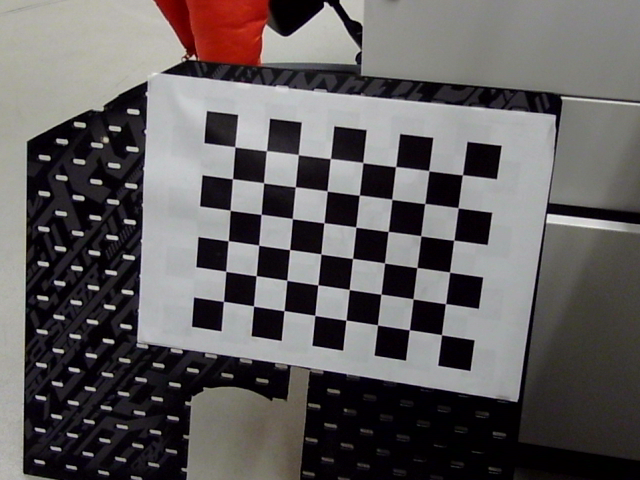
#> input picture calib_imgs/img_000.png, 640 x 480 px; its folder holds only this picture in this run
$ python cali.py
#> lines starting #> are read from the running program, lines starting #| are printed output that depends on the picture; after the words box and inside, x2 and y2 are one past the last pixel; in counts of white or black regions, pixels touching at a corner belong together; long printed decimals are rounded
# calibrate_camera.py
import cv2
import numpy as np
import glob
import yaml

# 棋盘格参数
CHECKERBOARD = (8, 6)
SQUARE_SIZE = 0.025  # 单位：米

# 构建世界坐标点
objp = np.zeros((CHECKERBOARD[0]*CHECKERBOARD[1], 3), np.float32)
objp[:, :2] = np.mgrid[0:CHECKERBOARD[0], 0:CHECKERBOARD[1]].T.reshape(-1, 2)
objp *= SQUARE_SIZE

objpoints = []  # 3d 点
imgpoints = []  # 2d 点

images = glob.glob('calib_imgs/*.png')

for fname in images:
    img = cv2.imread(fname)
#> img is the input picture: shape (480, 640, 3); mean B, G, R 93.9, 93.7, 97.6
    gray = cv2.cvtColor(img, cv2.COLOR_BGR2GRAY)
    ret, corners = cv2.findChessboardCorners(gray, CHECKERBOARD, None)
#> ret = True; corners = 48 rows, first 8: [234.9, 146.8], [266.4, 150.7], [298.3, 154.6], [330.3, 158.5], [362.9, 162.7], [395.6, 166.6], [428.8, 170.7], [462.5, 174.7]

    if ret:
        objpoints.append(objp)
        imgpoints.append(corners)
        cv2.drawChessboardCorners(img, CHECKERBOARD, corners, ret)
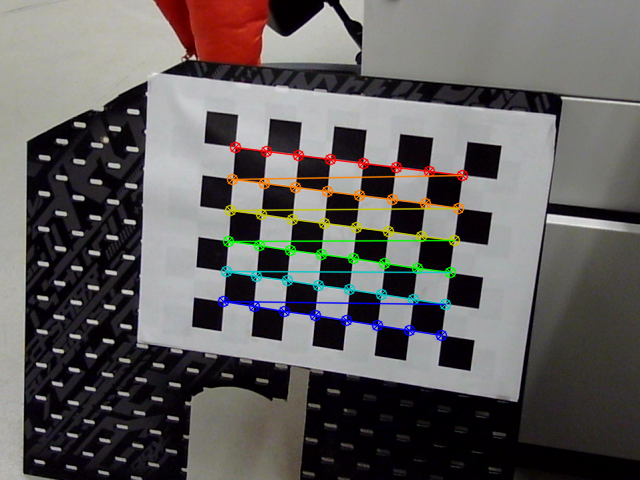
#> img: shape (480, 640, 3); 3.58% of pixels changed, all inside (x1, y1, x2, y2) = (217, 141, 469, 342)
        cv2.imshow('Corners', img)
        cv2.waitKey(200)

cv2.destroyAllWindows()

ret, K, dist, rvecs, tvecs = cv2.calibrateCamera(objpoints, imgpoints, gray.shape[::-1], None, None)
#> ret = 0.118; K = [[1178.7, 0, 210.9], [0, 1207.8, 219.6], [0, 0, 1]]; dist = [[0.923, -17.62, -0.00602, -0.0375, 160.9]]; rvecs = ([0.28, 0.223, 0.102],); tvecs = ([0.0188, -0.0551, 0.917],)

print("Camera matrix:\n", K)
#| Camera matrix:
#|  [[1.17869445e+03 0.00000000e+00 2.10886524e+02]
#|  [0.00000000e+00 1.20777144e+03 2.19590046e+02]
#|  [0.00000000e+00 0.00000000e+00 1.00000000e+00]]
print("Distortion coefficients:\n", dist)
#| Distortion coefficients:
#|  [[ 9.23210677e-01 -1.76152796e+01 -6.02119120e-03 -3.75148178e-02
#|    1.60935823e+02]]

# 保存为 YAML
data = {
    'camera_matrix': {'rows': 3, 'cols': 3, 'data': K.flatten().tolist()},
    'distortion_coefficients': {'data': dist.flatten().tolist()}
}
with open("camera.yaml", "w") as f:
    yaml.dump(data, f)

$ run again, on calib_imgs/img_004.png
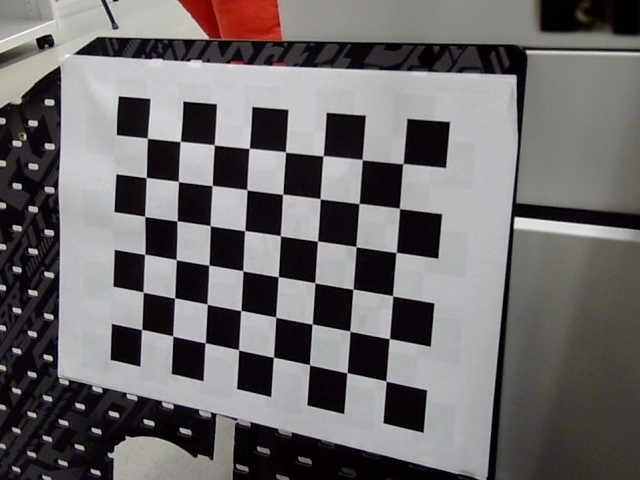
#> input picture calib_imgs/img_004.png, 640 x 480 px
#> img is the input picture: shape (480, 640, 3); mean B, G, R 107.4, 106.7, 109.9
#> `ret, corners = cv2.findChessboardCorners(gray, CHECKERBOARD, None)`: ret = True; corners = 48 rows, first 8: [147.4, 138.1], [180.4, 141.2], [214.3, 145], [249.1, 148.2], [285.6, 152.2], [322.9, 155.9], [362.2, 159.8], [403, 163.6]
#> `cv2.drawChessboardCorners(img, CHECKERBOARD, corners, ret)`:
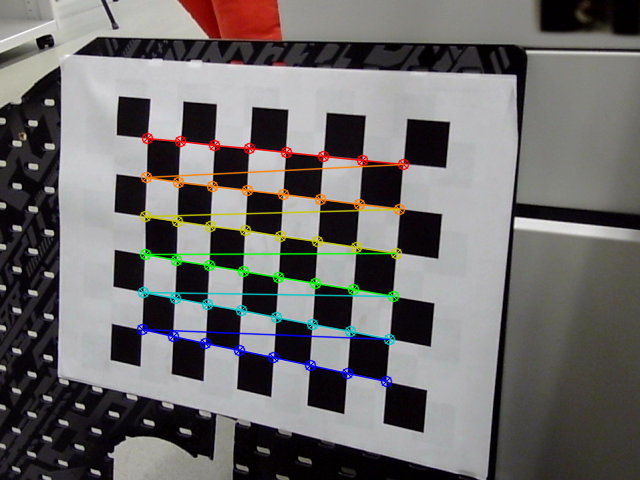
#> img: shape (480, 640, 3); 3.92% of pixels changed, all inside (x1, y1, x2, y2) = (136, 132, 410, 388)
#> `ret, K, dist, rvecs, tvecs = cv2.calibrateCamera(objpoints, imgpoints,..`: ret = 0.229; K = [[640.8, 0, 345.3], [0, 674.3, 203.8], [0, 0, 1]]; dist = [[0.182, -1.25, -0.00241, 0.00165, 3.53]]; rvecs = ([0.116, 0.333, 0.0929],); tvecs = ([-0.131, -0.0413, 0.429],)
#| Camera matrix:
#|  [[640.811   0.         345.277]
#|  [  0.         674.290  203.790]
#|  [  0.           0.           1.        ]]
#| Distortion coefficients:
#|  [[ 1.82251723e-01 -1.24539633e+00 -2.40687605e-03  1.65402034e-03
#|    3.53495677e+00]]

$ run again, on calib_imgs/img_005.png
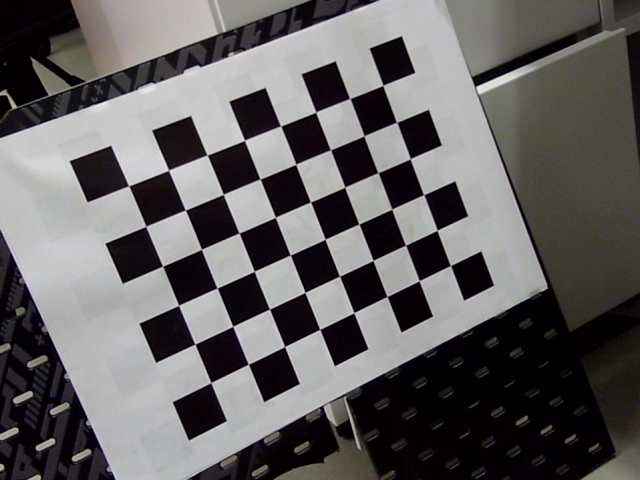
#> input picture calib_imgs/img_005.png, 640 x 480 px
#> img is the input picture: shape (480, 640, 3); mean B, G, R 96.5, 96.5, 98.6
#> `ret, corners = cv2.findChessboardCorners(gray, CHECKERBOARD, None)`: ret = True; corners = 48 rows, first 8: [128.7, 185.8], [168.6, 170.2], [207.2, 155.2], [244.5, 140.3], [280.7, 126.1], [315.6, 112.2], [349.9, 98.59], [382.9, 85.43]
#> `cv2.drawChessboardCorners(img, CHECKERBOARD, corners, ret)`:
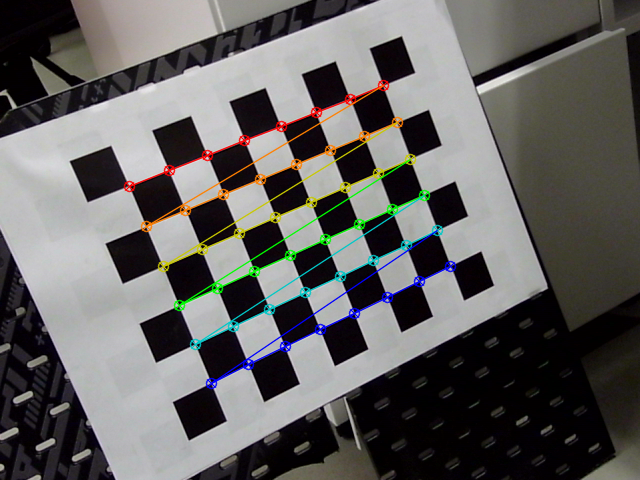
#> img: shape (480, 640, 3); 3.83% of pixels changed, all inside (x1, y1, x2, y2) = (123, 79, 457, 390)
#> `ret, K, dist, rvecs, tvecs = cv2.calibrateCamera(objpoints, imgpoints,..`: ret = 0.115; K = [[964.7, 0, 301.2], [0, 962.7, 230.7], [0, 0, 1]]; dist = [[0.0954, 0.924, -0.00224, -0.011, -30.19]]; rvecs = ([0.0526, -0.362, -0.392],); tvecs = ([-0.0985, -0.0257, 0.556],)
#| Camera matrix:
#|  [[964.664   0.         301.163]
#|  [  0.         962.705  230.703 ]
#|  [  0.           0.           1.        ]]
#| Distortion coefficients:
#|  [[ 9.53874531e-02  9.24171572e-01 -2.23876498e-03 -1.10202125e-02
#|   -3.01935528e+01]]

$ run again, on calib_imgs/img_006.png
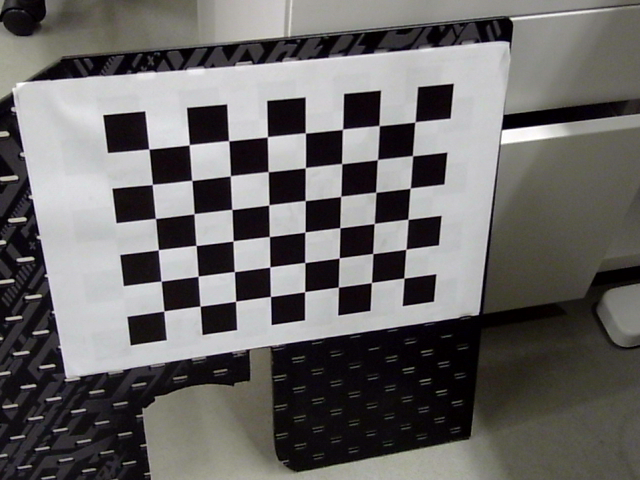
#> input picture calib_imgs/img_006.png, 640 x 480 px
#> img is the input picture: shape (480, 640, 3); mean B, G, R 102.3, 103.4, 105.6
#> `ret, corners = cv2.findChessboardCorners(gray, CHECKERBOARD, None)`: ret = True; corners = 48 rows, first 8: [148.8, 149], [189.1, 144.8], [228.7, 140.8], [267.4, 136.8], [305.4, 133], [342.5, 129.2], [379.1, 125.6], [414.9, 122]
#> `cv2.drawChessboardCorners(img, CHECKERBOARD, corners, ret)`:
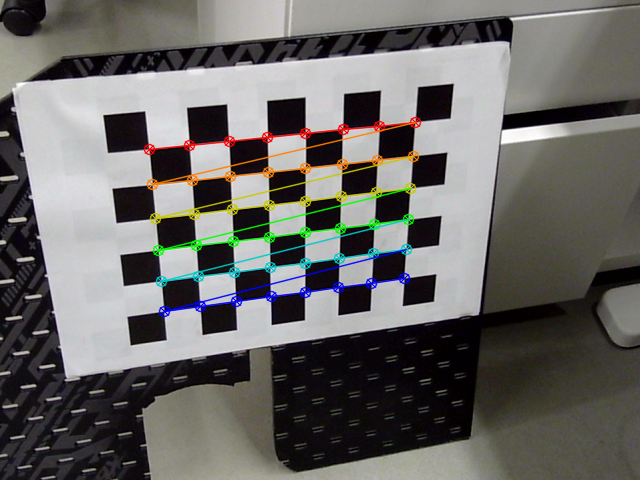
#> img: shape (480, 640, 3); 3.89% of pixels changed, all inside (x1, y1, x2, y2) = (143, 116, 422, 318)
#> `ret, K, dist, rvecs, tvecs = cv2.calibrateCamera(objpoints, imgpoints,..`: ret = 0.203; K = [[1066.5, 0, 320.6], [0, 1163.9, 233.3], [0, 0, 1]]; dist = [[0.221, -12.18, 0.0018, -0.0335, 266.2]]; rvecs = ([0.658, -0.199, -0.0534],); tvecs = ([-0.108, -0.0488, 0.682],)
#| Camera matrix:
#|  [[1.06646694e+03 0.00000000e+00 3.20637434e+02]
#|  [0.00000000e+00 1.16393269e+03 2.33275503e+02]
#|  [0.00000000e+00 0.00000000e+00 1.00000000e+00]]
#| Distortion coefficients:
#|  [[ 2.20650321e-01 -1.21834304e+01  1.79651723e-03 -3.35418007e-02
#|    2.66158987e+02]]

$ run again, on calib_imgs/img_001.png
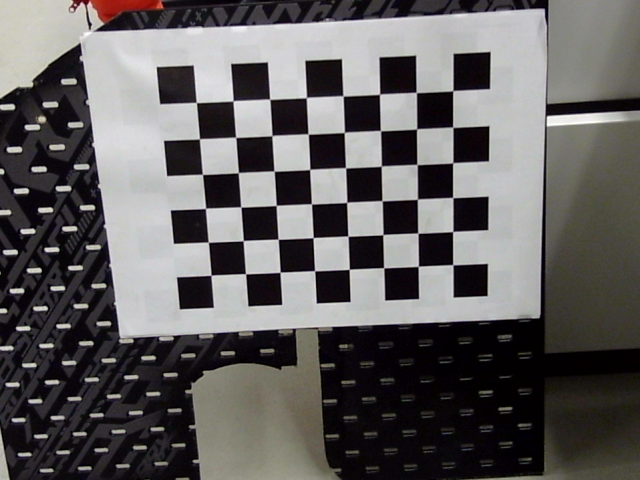
#> input picture calib_imgs/img_001.png, 640 x 480 px
#> img is the input picture: shape (480, 640, 3); mean B, G, R 94.8, 95, 97.5
#> `ret, corners = cv2.findChessboardCorners(gray, CHECKERBOARD, None)`: ret = True; corners = 48 rows, first 8: [196.4, 102.6], [233, 101], [269.7, 99.21], [306.4, 97.63], [343.2, 96.05], [379.6, 94.26], [416.3, 92.5], [452.8, 90.68]
#> `cv2.drawChessboardCorners(img, CHECKERBOARD, corners, ret)`:
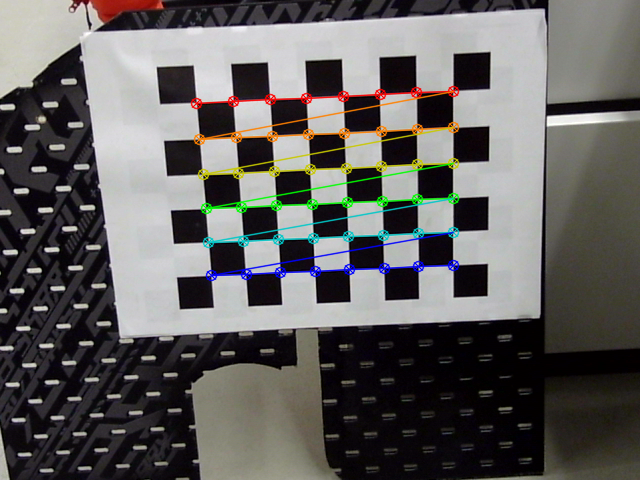
#> img: shape (480, 640, 3); 3.88% of pixels changed, all inside (x1, y1, x2, y2) = (190, 85, 460, 282)
#> `ret, K, dist, rvecs, tvecs = cv2.calibrateCamera(objpoints, imgpoints,..`: ret = 0.124; K = [[999.7, 0, 281.6], [0, 979.9, 321.8], [0, 0, 1]]; dist = [[-0.1, 2.67, 0.000498, -0.0131, -15.23]]; rvecs = ([0.328, 0.0265, -0.0495],); tvecs = ([-0.0576, -0.153, 0.683],)
#| Camera matrix:
#|  [[999.687   0.         281.642 ]
#|  [  0.         979.902 321.829]
#|  [  0.           0.           1.        ]]
#| Distortion coefficients:
#|  [[-9.99989387e-02  2.66588311e+00  4.98311864e-04 -1.31336280e-02
#|   -1.52312738e+01]]
